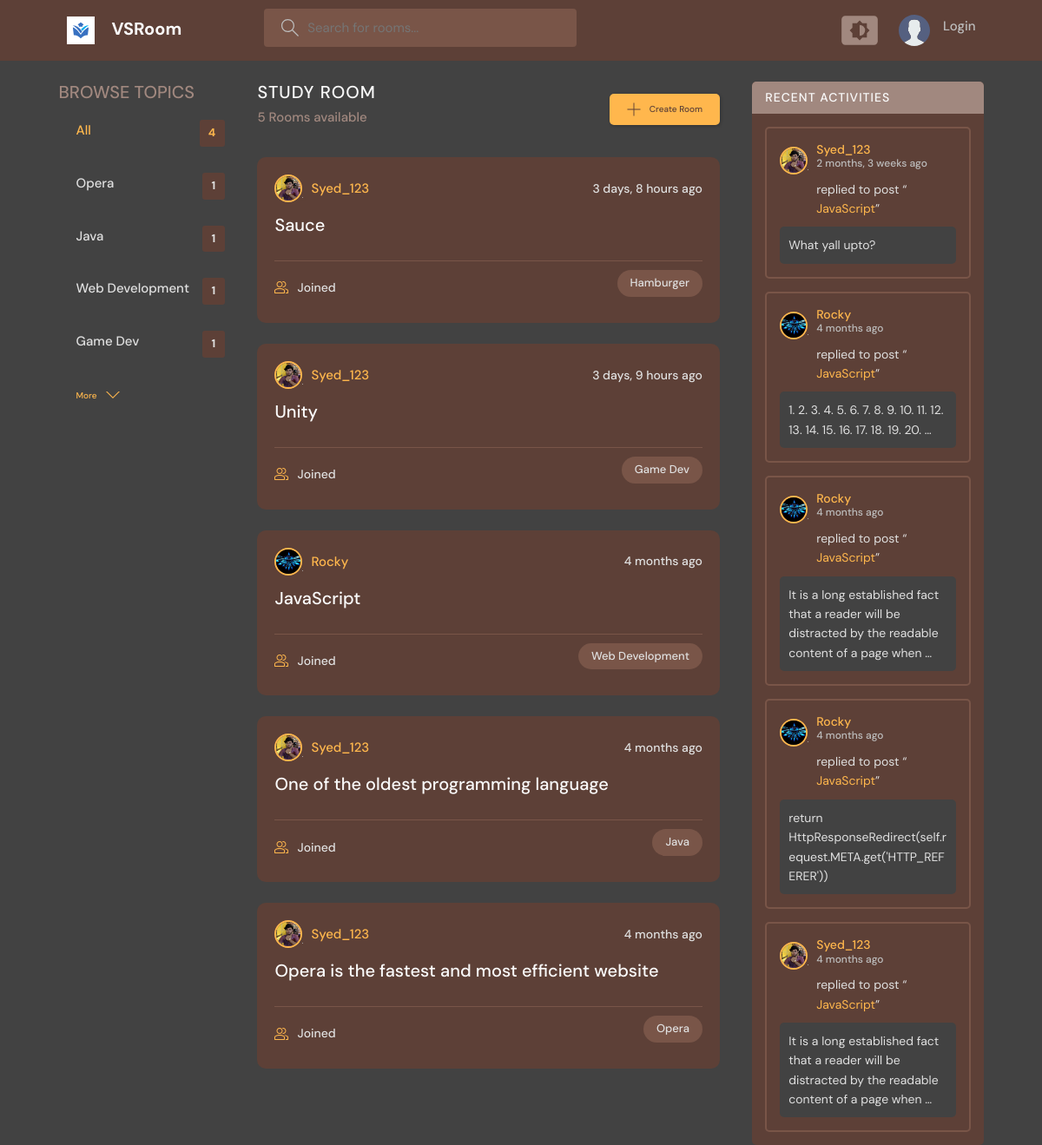
The app's page /, older data.
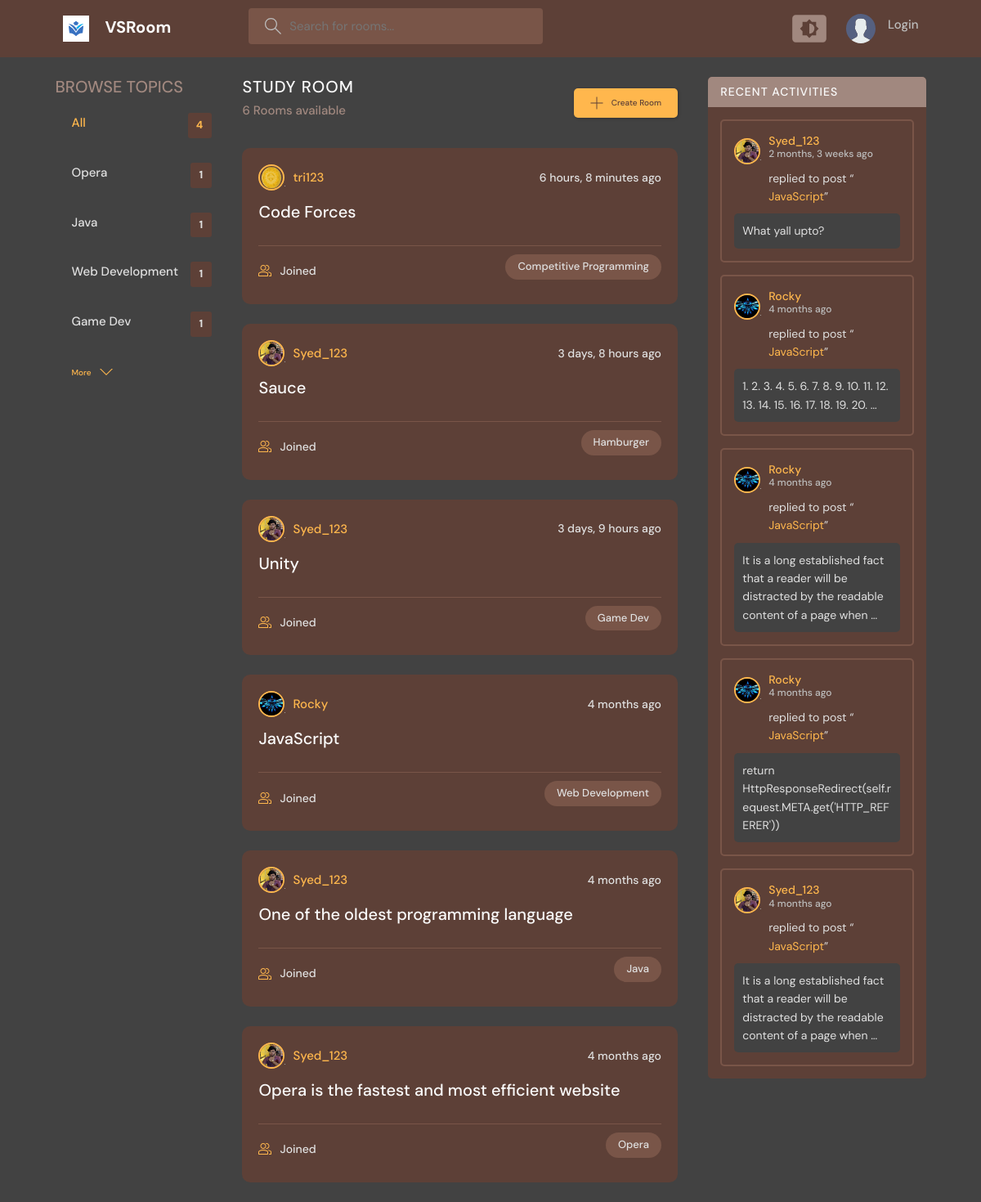
The same page, newer data.
### base/models.py (models this page shows, shortened)
class Topic(models.Model):
    name = models.CharField(max_length=200)

class Room(models.Model):
    host = models.ForeignKey(User, on_delete=models.SET_NULL, null=True)
    topic = models.ForeignKey(Topic, on_delete=models.SET_NULL, null=True)
    name = models.CharField(max_length=200)
    description = models.TextField(null=True, blank=True)
    participants = models.ManyToManyField(User, related_name='participants', blank=True)
    updated = models.DateTimeField(auto_now=True)
    created = models.DateTimeField(auto_now_add=True)
    class Meta:
        ordering = ['-updated', '-created']
    def __str__(self):
        return str(self.name)

class User(AbstractUser):
    name = models.CharField(max_length=200, null=True)
    email = models.EmailField(unique=True ,null=True)
    bio = models.TextField(null=True)
    avatar = models.ImageField(null=True, default="avatar.svg")
    USERNAME_FIELD = 'email'
    REQUIRED_FIELDS = []

class Message(models.Model):
    user = models.ForeignKey(User, on_delete=models.CASCADE)
    room = models.ForeignKey(Room, on_delete=models.CASCADE)
    body = models.TextField()
    updated = models.DateTimeField(auto_now=True)
    created = models.DateTimeField(auto_now_add=True)
    class Meta:
        ordering = ['-updated', '-created']

### base/views.py (the view)
# urls.py: path('', views.home, name="home"),
def home(request):
    q = request.GET.get('q') if request.GET.get('q') != None else ''
    rooms = Room.objects.filter(
        Q(topic__name__icontains=q) |
        Q(host__username__icontains=q) |
        Q(name__icontains=q) |
        Q(description__icontains=q)
        )
    topics = Topic.objects.all()[:4]
    room_count = rooms.count()
    messages = Message.objects.filter(Q(room__topic__name__icontains=q))[:5]
    return render(request, 'base/Home.html', {"rooms" : rooms, "topics" : topics, "room_count" : room_count, "messages": messages})

### base/templates/base/Home.html (shortened to what this page needs)
{% extends 'base/main.html' %}
{% block text %}
<main class="layout layout--3">
  <div class="container">
      {% include 'base/topic_component.html' %}
        <div class="roomList">
          <div class="roomList__header">
            <div>
              <h2>Study Room</h2>
              <p>{{room_count}} Rooms available</p>
            </div>
            <a class="btn btn--main" href="{% url 'create-room' %}">
              <svg version="1.1" xmlns="http://www.w3.org/2000/svg" width="32" height="32" viewBox="0 0 32 32">
                <title>add</title>
                <path
                  d="M16.943 0.943h-1.885v14.115h-14.115v1.885h14.115v14.115h1.885v-14.115h14.115v-1.885h-14.115v-14.115z"
                ></path>
              </svg>
              Create Room
            </a>
          </div>
          {% include 'base/room_component.html' %}
        </div>
        {% include 'base/activity_component.html' %}
      </div>
</main>
{% endblock text %}

### base/templates/base/topic_component.html
<div class="topics">
    <div class="topics__header">
        <h2>Browse Topics</h2>
    </div>
    <ul class="topics__list">
        <li>
            <a href="{% url 'home' %}" class="active">All <span>{{topics.count}}</span></a>
        </li>
        {% for topic in topics %}
        <li>
            <a href="{% url 'home' %}?q={{topic.name}}">{{topic.name}}<span>{{topic.room_set.all.count}}</span></a>
        </li>
        {% endfor %}
        <a class="btn btn--link" href="{% url 'topics' %}">
            More
            <svg version="1.1" xmlns="http://www.w3.org/2000/svg" width="32" height="32" viewBox="0 0 32 32">
                <title>chevron-down</title>
                <path d="M16 21l-13-13h-3l16 16 16-16h-3l-13 13z"></path>
            </svg>
        </a>
    </ul>
</div>

### base/templates/base/room_component.html (shortened to what this page needs)
{% for room in rooms %}
<div class="roomListRoom">
    <div class="roomListRoom__header">
      <a href="{% url 'user-profile' room.host.id %}" class="roomListRoom__author">
        <div class="avatar avatar--small">
          <img src="{{room.host.avatar.url}}" />
        </div>
        <span>{{room.host.username}}</span>
      </a>
      <div class="roomListRoom__actions">
        <span>{{room.created | timesince}} ago</span>
      </div>
    </div>
    <div class="roomListRoom__content">
      <a href="{% url 'room' room.id %}">{{room.name}}</a>
    </div>
    <div class="roomListRoom__meta">
      <a href="{% url 'room' room.id %}" class="roomListRoom__joined">
        {{room.participant.all.count}} Joined
      </a>
      <p class="roomListRoom__topic">{{room.topic.name}}</p>
    </div>
  </div>
{% endfor %}

### base/templates/base/activity_component.html (shortened to what this page needs)
<div class="activities">
    <div class="activities__header">
      <h2>Recent Activities</h2>
    </div>
    {% for message in messages %}
    <div class="activities__box">
      <div class="activities__boxHeader roomListRoom__header">
        <a href="{% url 'user-profile' message.user.id %}" class="roomListRoom__author">
          <div class="avatar avatar--small">
            <img src="{{message.user.avatar.url}}" />
          </div>
          <p>
            {{message.user.username}}
            <span>{{message.created | timesince}} ago </span>
          </p>
        </a>
      </div>
      <div class="activities__boxContent">
        <p>replied to post “<a href="{% url 'room' message.room.id %}">{{message.room}}</a>”</p>
        <div class="activities__boxRoomContent">
            {{message.body| truncatewords:20}}
        </div>
      </div>
    </div>
    {% endfor %}
  </div>

Row changes from the older to the newer data that the page shows:
added Room: host.avatar (picture), host.username "tri123", created "6 hours, 8 minutes", name "Code Forces", topic.name "Competitive Programming"
Text that changed along with them:
{{ room_count }}: "5" → "6"
